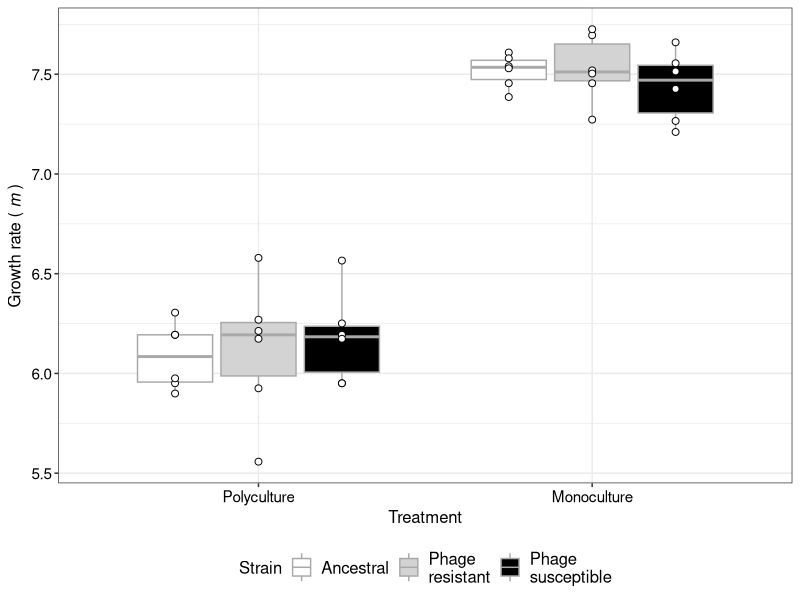

This figure's R source:
##cost of resistance in communities?

library(dplyr)
library(tidyverse)
library(lme4)
library(patchwork)
library(emmeans)

resc <- read.csv("data/cost_res_o_050824.csv", header = T)

#malthusian growth rate

resc <- mutate(resc,
               t_1 = count * 2 * dil * dil_fact,
               m = log(t_1/t_0))

fac_labs <- c("(a) Polyculture", "(b) Monoculture")
names(fac_labs) <- c("comm", "mono")

cols <- c("white","lightgrey", "black", "white","lightgrey", "black")

ggplot(resc, aes(x = treat, y = m, group = interaction(res,treat), fill = res)) +
  geom_boxplot(col = 'darkgrey') +
  geom_point(position = position_dodge(0.75), shape = 21, fill = "white", size = 2) +
  theme_bw() +
  ylab(expression("Growth rate ("~italic("m")~")")) +
  theme(strip.background = element_blank(), strip.text = element_text(size = 12, hjust = 0), axis.text = element_text(size = 11, colour = 'black'), axis.title = element_text(size = 12, colour = 'black'), legend.text = element_text(size = 12), legend.title = element_text(size = 12), legend.position = "bottom") +
  scale_fill_manual(values = cols, labels = c('Ancestral', 'Phage\nresistant', 'Phage\nsusceptible')) +
  scale_x_discrete(labels = c('Polyculture', 'Monoculture')) +
  xlab("Treatment") +
  labs(fill = 'Strain')

#analyses 

resc$gen2 <- as.character(seq(1:6))
resc$gen2[25:36] <- 'A'
resc$gen[is.na(resc$gen)] <- as.factor(seq(1:12))

mod1 <- lmer(m ~ res * treat + (1|gen/gen2), data = resc)
mod2 <- lmer(m ~ res + treat + (1|gen/gen2), data = resc)
anova(mod1,mod2)
mod3 <- lmer(m ~ treat + (1|gen), data = resc)
anova(mod2,mod3)
mod4 <- lmer(m ~ res + (1|gen), data = resc)
anova(mod2,mod4)
mod5 <- lmer(m ~ 1 + (1|gen), data = resc)
anova(mod3,mod5)
emmeans::emmeans(mod3, pairwise ~ treat)
summary(mod1)
